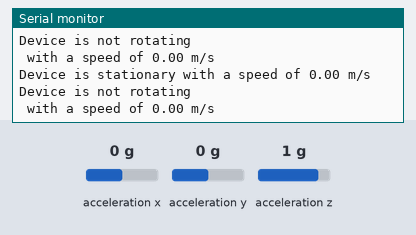
This sketch was run on a simulated ESP32-S3. On the bench: the last lines printed to the serial monitor. The test bench sets the inputs (shaded band); at power-on: acceleration x 0 g, acceleration y 0 g, acceleration z 1 g.

Above: at 1.3 s.
1.4 s: acceleration x set to -1.4 g
At 2.1 s:
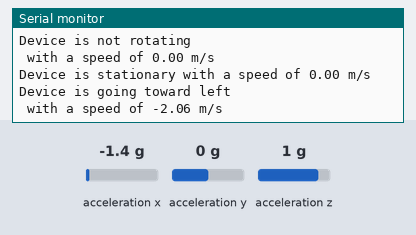
3.7 s: acceleration y set to -1.4 g
At 4.3 s:
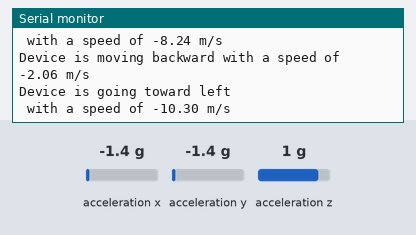
5.8 s: acceleration x set to 0.8 g
At 6.5 s:
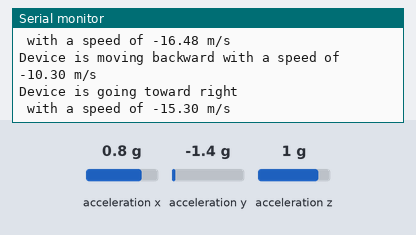
8.0 s: acceleration y set to 0.8 g
At 8.7 s:
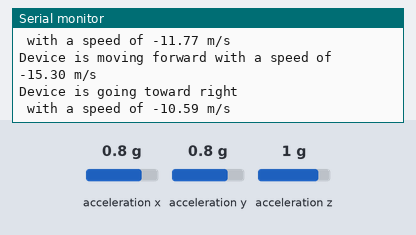
Timing chart, 0 to 11.0 s (numbered marks = the images above; inputs shaded):
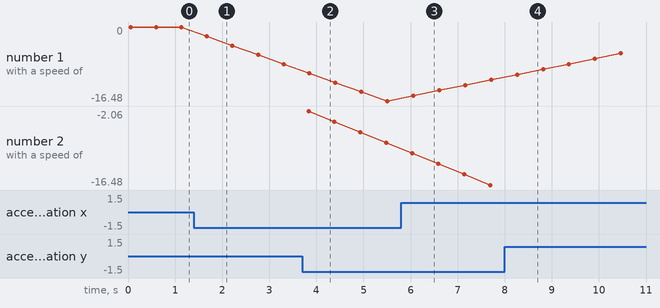

The sketch:

accelorometer_code.ino
```cpp
////////
// Erikas Valiukevicius
// 20/3/24
//accelorometer
////////
#include <Wire.h>
#include <Adafruit_MMA8451.h>
#include <Adafruit_Sensor.h>

Adafruit_MMA8451 mma = Adafruit_MMA8451();

#define SDA_PIN 8 //for ESP32-S3, gpio 08
#define SCL_PIN 9

// Global variables to store accelerometer data
float x_acceleration, y_acceleration;
float x_velocity = 0.0;
float y_velocity = 0.0;

const float threshold = 4.9;

void setup(void) {
  Serial.begin(9600);

  Wire.begin(SDA_PIN, SCL_PIN);
  Serial.println("Adafruit MMA8451 test!");


  if (! mma.begin()) {
    Serial.println("Couldnt start");
    while (1);
  }
  Serial.println("MMA8451 found!");

  mma.setRange(MMA8451_RANGE_2_G);

  Serial.print("Range = "); Serial.print(2 << mma.getRange());
  Serial.println("G");

}

void loop() {
  /* Get a new sensor event */
  sensors_event_t event;
  mma.getEvent(&event);

  x_acceleration = event.acceleration.x;
  y_acceleration = event.acceleration.y;

  // Integrate acceleration along X and Y axes to obtain velocity
  // Integration step size (time interval) dt
  float dt = 0.15; // Example time interval in seconds
  x_velocity += x_acceleration * dt;
  y_velocity += y_acceleration * dt;

  // Check device orientation using switch cases
  String orientation;
  if (y_acceleration > threshold) {
    orientation = "moving forward";
  } else if (y_acceleration < -threshold) {
    orientation = "moving backward";
  } else {
    orientation = "stationary";
  }

  // Print device movement status and speed
  Serial.print("Device is ");
  Serial.print(orientation);
  Serial.print(" with a speed of ");
  if(orientation == "stationary") y_velocity = 0;
  Serial.print(y_velocity);
  Serial.println(" m/s");

  // Check device rotation using switch cases
  String rotation;
  if (x_acceleration > threshold) {
    rotation = "going toward right";
  } else if (x_acceleration < -threshold) {
    rotation = "going toward left";
  } else {
    rotation = "not rotating";
  }

  // Print device rotation status
  Serial.print("Device is ");
  Serial.println(rotation);
  Serial.print(" with a speed of ");
  if(rotation == "not rotating") x_velocity = 0;
  Serial.print(x_velocity);
  Serial.println(" m/s");

  delay(500);
}
```

Measured:
- after the input at 1.4 s, the serial monitor: prints a new line after 0.26 s (image 1)
- after the input at 3.7 s, the serial monitor: prints a new line after 0.13 s (image 2)
- after the input at 5.8 s, the serial monitor: prints a new line after 0.24 s (image 3)
- after the input at 8.0 s, the serial monitor: prints a new line after 0.24 s (image 4)
- plotted number 1: 0 → -8.24 after the input at 1.4 s, -16.48 → -11.77 after the input at 5.8 s
